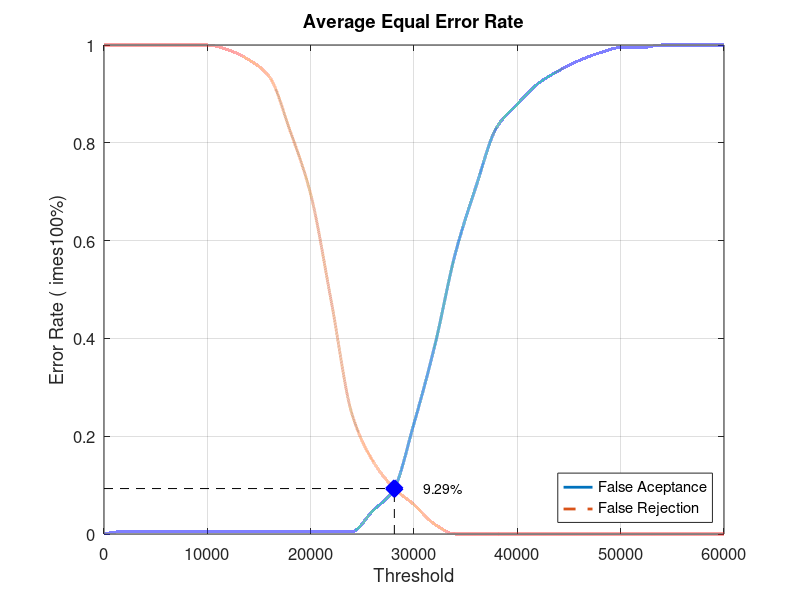
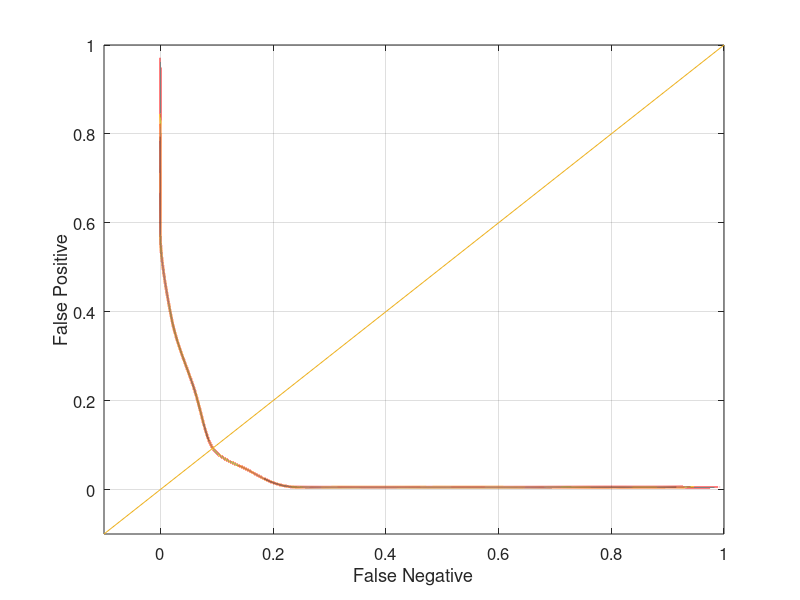

The MATLAB source for these figures, in order:
close all;
clear;
clc;
x = 0:2000:60000;
xq = 0:0.5:60000;

y0 = [0 0.00526316 0.00526316 0.00526316 0.00526316 0.00526316 0.00526316 0.00526316 0.00526316 0.00526316 0.00526316 0.00526316 0.00526316 0.0473684 0.0894737 0.226316 0.384211 0.573684 0.710526 0.831579 0.878947 0.921053 0.947368 0.968421 0.984211 0.994737 0.994737 1 1 1 1]
yy0 = interp1(x, y0, xq, 'pchip');
y1 = [1 1 1 1 1 1 0.99 0.97 0.935 0.825 0.695 0.475 0.245 0.15 0.095 0.06 0.02 0 0 0 0 0 0 0 0 0 0 0 0 0 0]
yy1 = interp1(x, y1, xq, 'pchip');

% Calculating EER: 
y2 = abs(y0 - y1);
find(y2 == min(y2))
yy2 = abs(yy0 - yy1);
xEER = find(yy2 == min(yy2));
xEERIndex = xq(xEER) % X-axis EER
yEER = yy0(xEER) % Y-axis EER

main = figure
plot(xq, yy0,'-','LineWidth', 2);	hold on
plot(xq, yy1,'--','LineWidth', 2);	hold on
plot([xEERIndex xEERIndex], [0 yEER], 'k--');	hold on
plot([0 xEERIndex], [yEER yEER], 'k--');	hold on
plot(xEERIndex, yEER, 'bx', 'LineWidth', 10);	hold on
text(xEERIndex + 10 * xEERIndex / 100, yEER, [num2str(round((10000 * yEER)) / 100) '%'])
legend('False Aceptance', 'False Rejection', 'Location', 'SouthEast')
xlabel('Threshold')
ylabel('Error Rate (	imes100%)')
title('Average Equal Error Rate')
set(gca, 'FontSize', 12)
axis([0 60000 0 1])
grid on

print(main, 'Database4_2Main', '-dpng');
FNRxFPR = figure('Color', [1 1 1]);
plot(yy1, yy0, '-', yy1, yy0, 'LineWidth', 2);
hold on
y = -0.1:0.1:1
plot(y, y); 
set(gca, 'FontSize', 12)
xlabel('False Negative')
ylabel('False Positive')
axis([-0.1 1 -0.1 1])
set(gca, 'FontSize', 12)
grid on

print(FNRxFPR, 'Database4_2FNRxFPR','-dpng');
